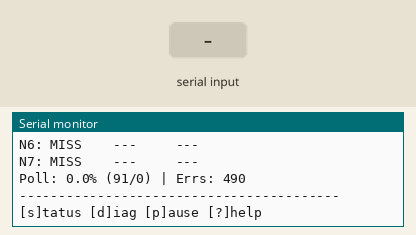
A sketch run on a simulated Teensy 4. Shown: the last lines printed to the serial monitor. Inputs (shaded band) come from the test bench. The modem accepts every AT command (registered, SIM ready, sends succeed) and sends nothing else.

Above: at 1.2 s.
1.3 s: "s" received over Serial
At 1.7 s:
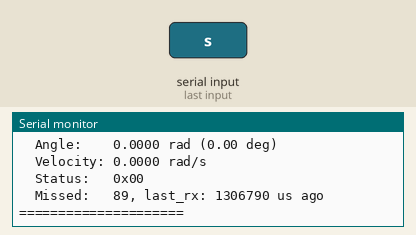
2.8 s: "S" received over Serial
At 2.98 s:
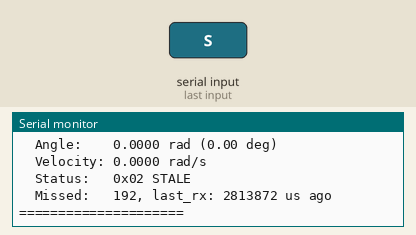
4.3 s: "d" received over Serial
At 4.9 s:
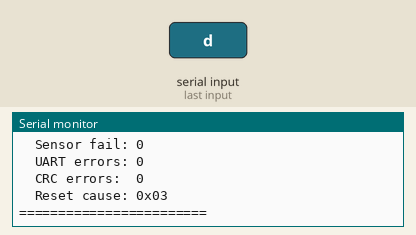
5.8 s: "r" received over Serial
At 6.0 s:
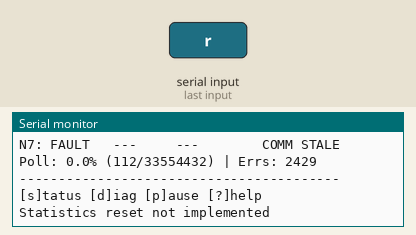
7.3 s: "p" received over Serial
At 8.5 s:
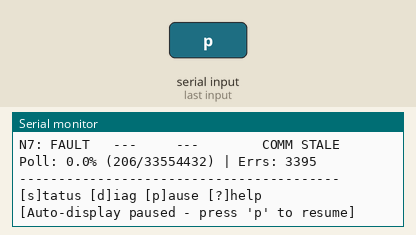
8.8 s: "P" received over Serial
At 9.6 s:
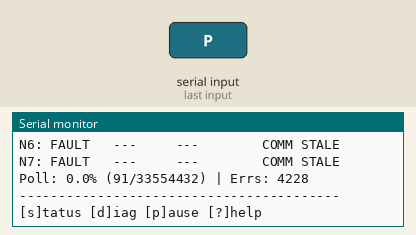
Timing chart, 0 to 11.3 s (numbered marks = the images above; inputs shaded):
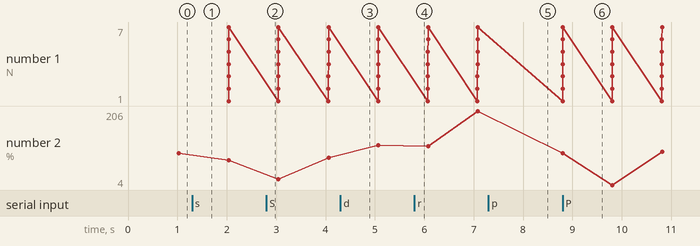

Measured:
- after the input at 1.3 s, the serial monitor: prints a new line at once (image 1)
- after the input at 2.8 s, the serial monitor: prints a new line at once (image 2)
- after the input at 4.3 s, the serial monitor: prints a new line at once (image 3)
- after the input at 5.8 s, the serial monitor: prints a new line at once (image 4)
- after the input at 7.3 s, the serial monitor: prints a new line at once (image 5)
- after the input at 8.8 s, the serial monitor: prints a new line at once (image 6)
- plotted number 2: 91 → 72 after the input at 1.3 s, 72 → 79 after the input at 2.8 s, 79 → 112 after the input at 4.3 s, 112 → 206 after the input at 5.8 s, 206 → 95 after the input at 8.8 s

The sketch:

teensy_master.ino
```cpp
/*
 * Teensy 4.1 - Master Encoder Network Controller
 *
 * Polls XIAO RP2040 encoder nodes at 100 Hz and streams
 * aggregated data to host PC.
 *
 * Board: Teensy 4.1
 *
 * Node Wiring (Point-to-Point UART) - Teensy TX→XIAO RX(D7), Teensy RX←XIAO TX(D6):
 *   Node 1: Serial1  TX=1,  RX=0
 *   Node 2: Serial2  TX=8,  RX=7
 *   Node 3: Serial3  TX=14, RX=15
 *   Node 4: Serial4  TX=17, RX=16
 *   Node 5: Serial5  TX=20, RX=21
 *   Node 6: Serial6  TX=24, RX=25
 *   Node 7: Serial7  TX=29, RX=28
 *
 * Host Wiring:
 *   Serial8: TX=35, RX=34 → FTDI → PC
 *
 * USB Commands (Serial Monitor):
 *   s = Print detailed status
 *   d = Print diagnostics
 *   p = Pause/resume auto-display
 *   r = Reset statistics
 *   ? = Help
 *
 * Ref: Serial_master_node_architecture.md
 */

#include <Arduino.h>
#include <protocol.h>
#include "config.h"
#include "system_state.h"
#include "serial_interface.h"
#include "node_manager.h"
#include "fault_diagnostics.h"

//=============================================================================
// Global Objects
//=============================================================================
static SystemState      g_state;
static MultiUartBus     g_node_bus;
static UartHostStream   g_host_stream;
static NodeManager      g_manager;

//=============================================================================
// Task Timing
//=============================================================================
static uint32_t g_last_bus_poll_ms = 0;
static uint32_t g_last_host_tx_ms = 0;
static uint32_t g_last_diag_poll_ms = 0;
static uint32_t g_last_dashboard_ms = 0;
static bool g_auto_display_enabled = true;

//=============================================================================
// Status Flag Formatting (shared by printStatus and displayDashboard)
//=============================================================================
static void formatStatusFlags(uint8_t status, bool comm_fault, char* buf, size_t buflen) {
    buf[0] = '\0';
    if (comm_fault) strncat(buf, "COMM ", buflen - strlen(buf) - 1);
    if (statusIsFaulted(status)) strncat(buf, "SENS ", buflen - strlen(buf) - 1);
    if (statusIsStale(status)) strncat(buf, "STALE ", buflen - strlen(buf) - 1);
    if (statusIsFieldWeak(status)) strncat(buf, "WEAK ", buflen - strlen(buf) - 1);
    if (statusIsFieldStrong(status)) strncat(buf, "STRONG ", buflen - strlen(buf) - 1);
    if (statusHasCrcError(status)) strncat(buf, "CRC ", buflen - strlen(buf) - 1);
}

//=============================================================================
// Debug/Status Output
//=============================================================================
static void printStatus() {
    Serial.println("\n=== Master Status ===");
    Serial.printf("Frame count: %lu\n", g_state.frame_counter);
    Serial.printf("Nodes configured: %d, present: %d\n",
                  g_state.num_configured, g_state.num_present);
    Serial.printf("Poll stats: %lu total, %lu success, %lu timeout, %lu crc_err\n",
                  g_manager.getPollCount(), g_manager.getSuccessCount(),
                  g_manager.getTimeoutCount(), g_manager.getCrcErrorCount());

    for (uint8_t i = 0; i < g_state.num_configured; i++) {
        NodeState& node = g_state.nodes[i];
        float angle, velocity;
        uint8_t status;
        g_manager.getNodeOutput(node.node_id, angle, velocity, status);

        Serial.printf("\nNode %d: %s%s\n", node.node_id,
                      node.present ? "PRESENT" : "MISSING",
                      node.comm_faulted ? " [COMM FAULT]" : "");
        Serial.printf("  Angle:    %.4f rad (%.2f deg)\n", angle, angle * 180.0f / PI);
        Serial.printf("  Velocity: %.4f rad/s\n", velocity);
        Serial.printf("  Status:   0x%02X", status);
        if (statusIsValid(status)) Serial.print(" VALID");
        if (statusIsStale(status)) Serial.print(" STALE");
        if (statusIsFaulted(status)) Serial.print(" SENSOR_FAULT");
        if (statusIsFieldWeak(status)) Serial.print(" WEAK");
        if (statusIsFieldStrong(status)) Serial.print(" STRONG");
        Serial.println();
        Serial.printf("  Missed:   %u, last_rx: %lu us ago\n",
                      node.consecutive_missed,
                      micros() - node.last_rx_time_us);
    }
    Serial.println("=====================\n");
}

static void printDiagnostics() {
    Serial.println("\n=== Node Diagnostics ===");
    for (uint8_t i = 0; i < g_state.num_configured; i++) {
        NodeState& node = g_state.nodes[i];
        Serial.printf("\nNode %d:\n", node.node_id);
        Serial.printf("  Uptime:      %lu ms\n", node.uptime_ms);
        Serial.printf("  Sensor fail: %u\n", node.sensor_fail_count);
        Serial.printf("  UART errors: %u\n", node.uart_error_count);
        Serial.printf("  CRC errors:  %u\n", node.crc_error_count);
        Serial.printf("  Reset cause: 0x%02X\n", node.reset_cause);
    }
    Serial.println("========================\n");
}

static void printHelp() {
    Serial.println("\n--- Master Commands ---");
    Serial.println("  s = Print detailed status");
    Serial.println("  d = Print diagnostics");
    Serial.println("  p = Pause/resume auto-display");
    Serial.println("  r = Reset statistics");
    Serial.println("  ? = Help");
    Serial.println("-----------------------\n");
}

//=============================================================================
// Dashboard Display (Auto-updating at 1 Hz)
//=============================================================================
static void displayDashboard() {
    // Clear screen and move cursor to home (ANSI)
    Serial.print("\033[H\033[2J");

    // Header
    Serial.printf("--- YAM Master [100Hz | %luk frames] ---\n",
                  g_state.frame_counter / 1000);

    // Per-node status
    for (uint8_t i = 0; i < g_state.num_configured; i++) {
        NodeState& node = g_state.nodes[i];
        float angle, velocity;
        uint8_t status;
        g_manager.getNodeOutput(node.node_id, angle, velocity, status);

        // Status string
        const char* status_str;
        if (node.comm_faulted) {
            status_str = "FAULT";
        } else if (!node.present) {
            status_str = "MISS ";
        } else {
            status_str = "OK   ";
        }

        // Build flags string
        char flags[40];
        formatStatusFlags(status, node.comm_faulted, flags, sizeof(flags));

        // Print node line
        if (node.present && !node.comm_faulted) {
            Serial.printf("N%d: %s %7.2f° %+6.2f r/s  %s\n",
                          node.node_id, status_str,
                          angle * 180.0f / PI,
                          velocity,
                          flags);
        } else {
            Serial.printf("N%d: %s   ---     ---        %s\n",
                          node.node_id, status_str, flags);
        }
    }

    // Poll statistics
    uint32_t total = g_manager.getPollCount();
    uint32_t success = g_manager.getSuccessCount();
    float pct = (total > 0) ? (100.0f * success / total) : 0.0f;
    uint32_t errs = g_manager.getTimeoutCount() + g_manager.getCrcErrorCount();

    Serial.printf("Poll: %.1f%% (%lu/%lu) | Errs: %lu\n",
                  pct, success, total, errs);
    Serial.println("-----------------------------------------");
    Serial.println("[s]tatus [d]iag [p]ause [?]help");
}

static void processSerialCommands() {
    while (Serial.available()) {
        char c = Serial.read();
        switch (c) {
            case 's':
            case 'S':
                printStatus();
                break;
            case 'd':
            case 'D':
                printDiagnostics();
                break;
            case 'r':
            case 'R':
                // Reset would require adding reset methods to NodeManager
                Serial.println("Statistics reset not implemented");
                break;
            case 'p':
            case 'P':
                g_auto_display_enabled = !g_auto_display_enabled;
                if (g_auto_display_enabled) {
                    Serial.println("\n[Auto-display resumed]");
                } else {
                    Serial.println("\n[Auto-display paused - press 'p' to resume]");
                }
                break;
            case '?':
                printHelp();
                break;
        }
    }
}

//=============================================================================
// Bus Poll Task - Polls all nodes sequentially within 10ms budget
//=============================================================================
static void busPollTask() {
    // Poll each configured node
    for (uint8_t i = 0; i < g_state.num_configured; i++) {
        uint8_t node_id = g_state.nodes[i].node_id;

        // Send request
        g_manager.pollNode(node_id, CMD_GET_SAMPLE);

        // Process reply (blocking with timeout)
        g_manager.processReply(node_id, CMD_GET_SAMPLE);
    }

    // Update presence count after all polls
    systemState_updatePresenceCount(g_state);
}

//=============================================================================
// Host TX Task - Sends aggregated frame to PC
//=============================================================================
static void hostTxTask() {
    g_manager.sendHostFrame();
}

//=============================================================================
// Diagnostic Poll Task - Polls nodes for diagnostics (1 Hz)
//=============================================================================
static void diagPollTask() {
    // Poll one node per call, rotate through
    static uint8_t diag_node_index = 0;

    if (g_state.num_configured == 0) return;

    uint8_t node_id = g_state.nodes[diag_node_index].node_id;

    // Only poll if node is present
    NodeState* node = systemState_getNode(g_state, node_id);
    if (node != nullptr && node->present) {
        g_manager.pollNode(node_id, CMD_GET_DIAG);
        g_manager.processReply(node_id, CMD_GET_DIAG);
    }

    // Advance to next node
    diag_node_index++;
    if (diag_node_index >= g_state.num_configured) {
        diag_node_index = 0;
    }
}

//=============================================================================
// Setup
//=============================================================================
void setup() {
    // USB Serial for debug
    Serial.begin(115200);
    while (!Serial && millis() < 3000);

    Serial.println("\n====================================");
    Serial.println("Teensy 4.1 - Master Encoder Network");
    Serial.println("====================================");

    // Initialize system state
    systemState_init(g_state, NUM_CONFIGURED_NODES, NODE_IDS);

    // Configure node bus (point-to-point UARTs)
    HardwareSerial* ports[] = {
        &NODE1_SERIAL, &NODE2_SERIAL, &NODE3_SERIAL, &NODE4_SERIAL,
        &NODE5_SERIAL, &NODE6_SERIAL, &NODE7_SERIAL
    };
    g_node_bus.configure(ports, NODE_IDS, NUM_CONFIGURED_NODES, NODE_BAUD);
    g_node_bus.begin();

    // Configure host stream
    g_host_stream.configure(HOST_SERIAL, HOST_BAUD);
    g_host_stream.begin();

    // Initialize node manager
    g_manager.init(g_state, g_node_bus, g_host_stream);

    // Print configuration
    Serial.printf("Nodes configured: %d\n", NUM_CONFIGURED_NODES);
    for (uint8_t i = 0; i < NUM_CONFIGURED_NODES; i++) {
        Serial.printf("  Node %d\n", NODE_IDS[i]);
    }
    Serial.printf("Node baud: %lu\n", NODE_BAUD);
    Serial.printf("Host baud: %lu (Serial8 TX=%d RX=%d)\n",
                  HOST_BAUD, HOST_TX_PIN, HOST_RX_PIN);
    Serial.printf("Bus poll period: %lu ms (100 Hz)\n", BUS_POLL_PERIOD_MS);
    Serial.printf("Host TX period:  %lu ms (100 Hz)\n", HOST_TX_PERIOD_MS);
    Serial.printf("Diag period:     %lu ms (1 Hz)\n", DIAG_POLL_PERIOD_MS);

    Serial.println("\nReady. Type '?' for help.\n");

    // Initialize timing
    uint32_t now = millis();
    g_last_bus_poll_ms = now;
    g_last_host_tx_ms = now;
    g_last_diag_poll_ms = now;
    g_last_dashboard_ms = now;

    g_state.running = true;
}

//=============================================================================
// Loop - Cooperative Scheduler
//=============================================================================
void loop() {
    uint32_t now = millis();

    // Bus Poll Task (100 Hz - every 10 ms)
    if (now - g_last_bus_poll_ms >= BUS_POLL_PERIOD_MS) {
        g_last_bus_poll_ms = now;
        busPollTask();
    }

    // Host TX Task (100 Hz - every 10 ms, offset from bus poll)
    // Run after bus poll completes
    if (now - g_last_host_tx_ms >= HOST_TX_PERIOD_MS) {
        g_last_host_tx_ms = now;
        hostTxTask();
    }

    // Diagnostic Poll Task (1 Hz - every 1000 ms)
    if (now - g_last_diag_poll_ms >= DIAG_POLL_PERIOD_MS) {
        g_last_diag_poll_ms = now;
        diagPollTask();
    }

    // Process USB Serial commands
    processSerialCommands();

    // Dashboard Display Task (1 Hz)
    if (g_auto_display_enabled && (now - g_last_dashboard_ms >= STATUS_DISPLAY_PERIOD_MS)) {
        g_last_dashboard_ms = now;
        displayDashboard();
    }
}
```

fault_diagnostics.cpp
```cpp
/*
 * Fault Diagnostics Implementation
 *
 * Ref: Serial_master_node_architecture.md Section 5.3
 */

#include "fault_diagnostics.h"
#include <protocol.h>

//=============================================================================
// Timeout Detection
//=============================================================================
bool faultDiag_checkTimeout(const NodeState& node, uint32_t now_us) {
    // Handle micros() wrap-around
    uint32_t elapsed = now_us - node.last_rx_time_us;
    return elapsed > REPLY_TIMEOUT_US;
}

//=============================================================================
// Miss Counting
//=============================================================================
void faultDiag_incrementMissed(NodeState& node) {
    if (node.consecutive_missed < 0xFFFF) {
        node.consecutive_missed++;
    }

    // Check fault threshold
    if (node.consecutive_missed >= COMM_FAULT_THRESHOLD) {
        if (!node.comm_faulted) {
            // Entering fault state - freeze current values
            faultDiag_freezeOutput(node);
            node.comm_faulted = true;
        }
    }
}

void faultDiag_clearMissed(NodeState& node) {
    node.consecutive_missed = 0;
}

//=============================================================================
// Fault State Queries
//=============================================================================
bool faultDiag_isCommFaulted(const NodeState& node) {
    return node.comm_faulted;
}

bool faultDiag_isSensorFaulted(const NodeState& node) {
    return statusIsFaulted(node.status_flags);
}

bool faultDiag_shouldFreeze(const NodeState& node) {
    return node.comm_faulted || statusIsFaulted(node.status_flags);
}

//=============================================================================
// Freeze Management
//=============================================================================
void faultDiag_freezeOutput(NodeState& node) {
    node.frozen_angle = node.angle;
    node.frozen_velocity = node.velocity;
}

void faultDiag_getOutput(const NodeState& node, float& angle, float& velocity, uint8_t& status) {
    if (faultDiag_shouldFreeze(node)) {
        // Return frozen values
        angle = node.frozen_angle;
        velocity = node.frozen_velocity;
        // Add STALE flag to indicate frozen data
        status = node.status_flags | STATUS_STALE;
    } else {
        // Return live values
        angle = node.angle;
        velocity = node.velocity;
        status = node.status_flags;
    }
}

//=============================================================================
// Fault Recovery
//=============================================================================
void faultDiag_clearCommFault(NodeState& node) {
    node.comm_faulted = false;
    node.consecutive_missed = 0;
}
```

fault_diagnostics.h
```cpp
/*
 * Fault Diagnostics - Timeout and Fault Management
 *
 * Handles communication timeout detection, miss counting,
 * fault state management, and output freeze logic.
 *
 * Ref: Serial_master_node_architecture.md Section 5.3 (fault_diagnostics.h)
 */

#ifndef FAULT_DIAGNOSTICS_H
#define FAULT_DIAGNOSTICS_H

#include "system_state.h"
#include "config.h"

//=============================================================================
// Timeout Detection
//=============================================================================

// Check if node reply has timed out
// Returns true if (now_us - last_rx_time_us) > REPLY_TIMEOUT_US
bool faultDiag_checkTimeout(const NodeState& node, uint32_t now_us);

//=============================================================================
// Miss Counting
//=============================================================================

// Increment missed poll counter, may trigger fault
void faultDiag_incrementMissed(NodeState& node);

// Clear missed counter (called on successful reply)
void faultDiag_clearMissed(NodeState& node);

//=============================================================================
// Fault State Queries
//=============================================================================

// Check if node has communication fault (>= COMM_FAULT_THRESHOLD misses)
bool faultDiag_isCommFaulted(const NodeState& node);

// Check if node has sensor fault (from status flags)
bool faultDiag_isSensorFaulted(const NodeState& node);

// Check if output should be frozen (comm OR sensor fault)
bool faultDiag_shouldFreeze(const NodeState& node);

//=============================================================================
// Freeze Management
//=============================================================================

// Copy current values to frozen values
void faultDiag_freezeOutput(NodeState& node);

// Get output values (returns frozen if faulted, live if healthy)
void faultDiag_getOutput(const NodeState& node, float& angle, float& velocity, uint8_t& status);

//=============================================================================
// Fault Recovery
//=============================================================================

// Clear comm fault (called when node starts responding again)
void faultDiag_clearCommFault(NodeState& node);

#endif // FAULT_DIAGNOSTICS_H
```

Source omitted: node_manager.cpp (8375 bytes), node_manager.h (3142 bytes), serial_interface.cpp (3204 bytes), serial_interface.h (3648 bytes), system_state.cpp (3991 bytes), system_state.h (3361 bytes), config.h (4014 bytes)
